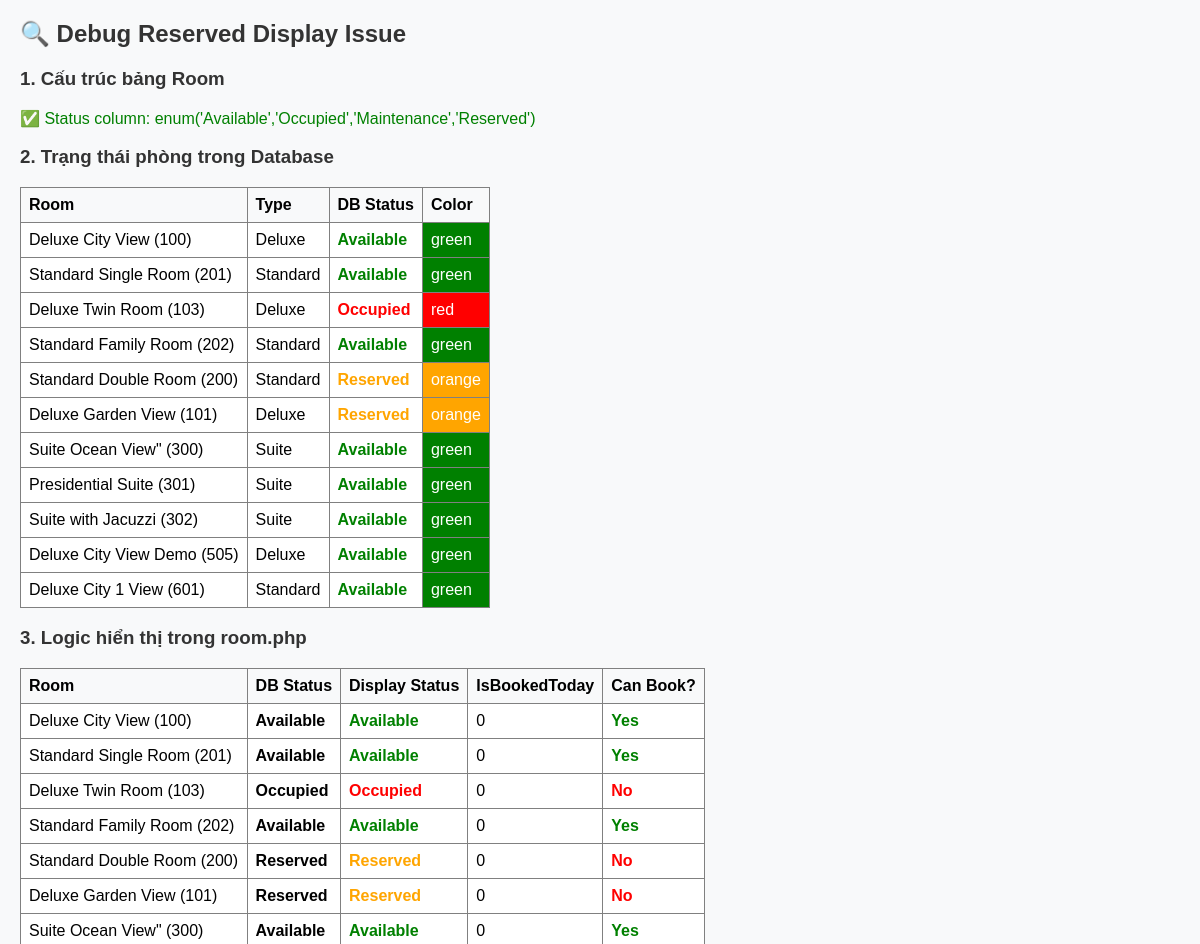
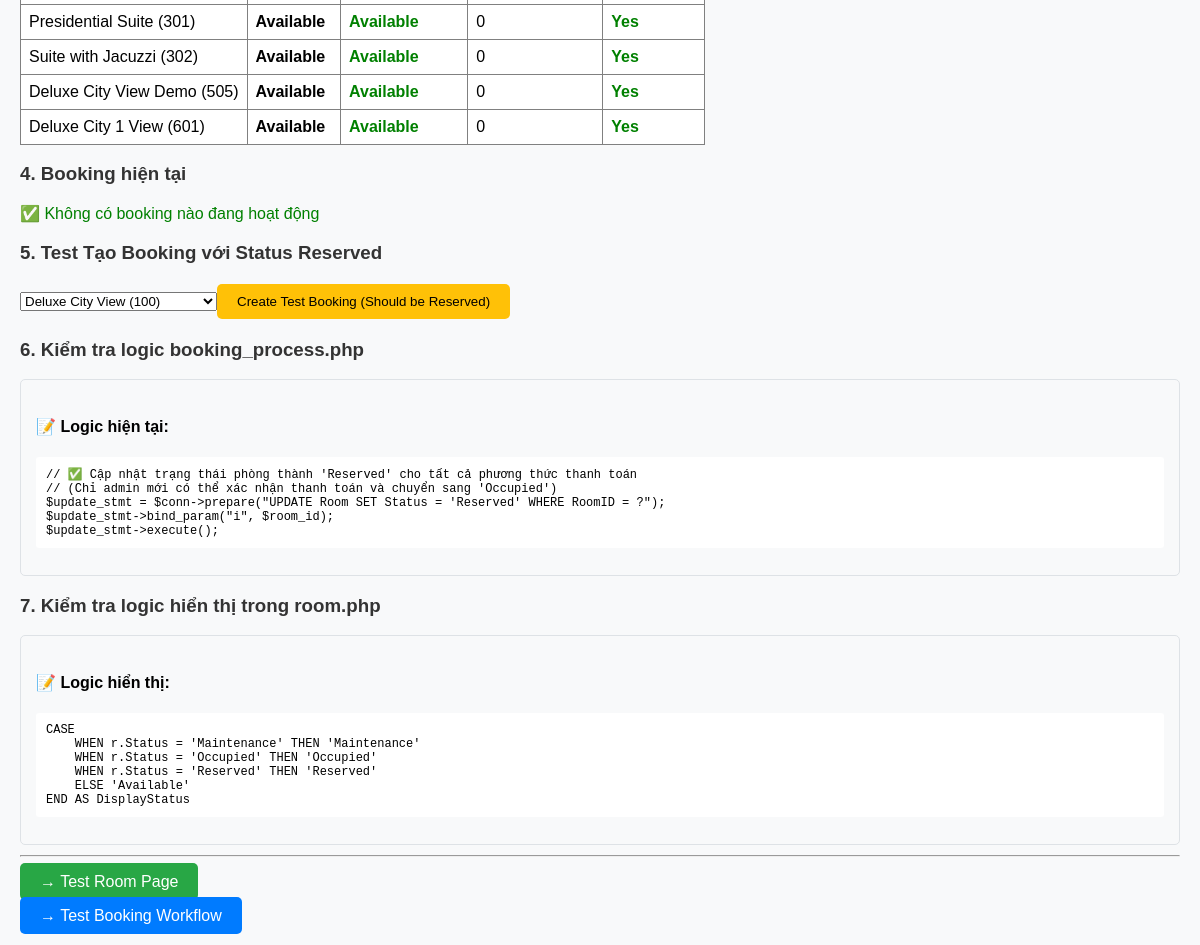
The page /debug/debug_reserved_display.php on the database its author committed (2 pictures, top to bottom).
### tables this page shows
CREATE TABLE `Room` (
  `RoomID` int NOT NULL AUTO_INCREMENT,
  `RoomName` varchar(50) NOT NULL,
  `RoomNumber` varchar(10) NOT NULL,
  `PricePerNight` bigint unsigned DEFAULT NULL,
  `Status` enum('Available','Occupied','Maintenance','Reserved') DEFAULT 'Available',
  `RoomTypeID` int NOT NULL,
  `MaxGuests` int NOT NULL DEFAULT '2',
  `Description` text,
  PRIMARY KEY (`RoomID`),
  UNIQUE KEY `RoomNumber` (`RoomNumber`),
  KEY `idx_room_number` (`RoomNumber`),
  KEY `idx_room_status` (`Status`),
  KEY `idx_room_type` (`RoomTypeID`),
  CONSTRAINT `Room_ibfk_1` FOREIGN KEY (`RoomTypeID`) REFERENCES `RoomType` (`RoomTypeID`) ON DELETE RESTRICT
);

CREATE TABLE `RoomType` (
  `RoomTypeID` int NOT NULL AUTO_INCREMENT,
  `TypeName` varchar(50) NOT NULL,
  PRIMARY KEY (`RoomTypeID`),
  UNIQUE KEY `TypeName` (`TypeName`),
  KEY `idx_roomtype_name` (`TypeName`)
);

### debug/debug_reserved_display.php (the view, shortened to what this page needs)
<?php
require 'config.php';
echo "<h2>🔍 Debug Reserved Display Issue</h2>";
try {
    echo "<h3>1. Cấu trúc bảng Room</h3>";
    $stmt = $pdo->query("DESCRIBE Room");
    $columns = $stmt->fetchAll(PDO::FETCH_ASSOC);
    foreach ($columns as $column) {
        if ($column['Field'] === 'Status') {
            echo "<p style='color: green;'>✅ Status column: {$column['Type']}</p>";
            break;
        }
    }
    echo "<h3>2. Trạng thái phòng trong Database</h3>";
    $sql = "SELECT r.RoomID, r.RoomName, r.RoomNumber, r.Status, rt.TypeName
            FROM Room r
            JOIN RoomType rt ON r.RoomTypeID = rt.RoomTypeID
            ORDER BY r.RoomID";
    $stmt = $pdo->query($sql);
    $rooms = $stmt->fetchAll(PDO::FETCH_ASSOC);
    echo "<table border='1' style='border-collapse: collapse; margin: 10px 0;'>";
    echo "<tr style='background: #f0f0f0;'>";
    echo "<th>Room</th><th>Type</th><th>DB Status</th><th>Color</th>";
    echo "</tr>";
    foreach ($rooms as $room) {
        $statusColor = '';
        switch($room['Status']) {
            case 'Available': $statusColor = 'green'; break;
            case 'Reserved': $statusColor = 'orange'; break;
            case 'Occupied': $statusColor = 'red'; break;
        }
        echo "<tr>";
        echo "<td>{$room['RoomName']} ({$room['RoomNumber']})</td>";
        echo "<td>{$room['TypeName']}</td>";
        echo "<td style='color: $statusColor; font-weight: bold;'>{$room['Status']}</td>";
        echo "<td style='background-color: $statusColor; color: white;'>$statusColor</td>";
        echo "</tr>";
    }
    echo "</table>";
    echo "<h3>3. Logic hiển thị trong room.php</h3>";
    $today = date('Y-m-d');
    $sql = "SELECT r.*, rt.TypeName,
            (
                SELECT ImagePath FROM RoomImage
                WHERE RoomID = r.RoomID LIMIT 1
            ) AS FirstImage,
            (
                SELECT COUNT(*) FROM Reservation res
                WHERE res.RoomID = r.RoomID
                  AND res.CheckInDate <= '$today'
                  AND res.CheckOutDate > '$today'
            ) AS IsBookedToday,
            CASE
                WHEN r.Status = 'Maintenance' THEN 'Maintenance'
                WHEN r.Status = 'Occupied' THEN 'Occupied'
                WHEN r.Status = 'Reserved' THEN 'Reserved'
                ELSE 'Available'
            END AS DisplayStatus
            FROM Room r
            JOIN RoomType rt ON r.RoomTypeID = rt.RoomTypeID
            ORDER BY r.RoomID";
    $stmt = $pdo->query($sql);
    $rooms_display = $stmt->fetchAll(PDO::FETCH_ASSOC);
    echo "<table border='1' style='border-collapse: collapse; margin: 10px 0;'>";
    echo "<tr style='background: #f0f0f0;'>";
    echo "<th>Room</th><th>DB Status</th><th>Display Status</th><th>IsBookedToday</th><th>Can Book?</th>";
    echo "</tr>";
    foreach ($rooms_display as $room) {
        $canBook = ($room['DisplayStatus'] === 'Available') ? 'Yes' : 'No';
        $canBookColor = ($canBook === 'Yes') ? 'green' : 'red';
        $statusColor = '';
        switch($room['DisplayStatus']) {
            case 'Available': $statusColor = 'green'; break;
            case 'Reserved': $statusColor = 'orange'; break;
            case 'Occupied': $statusColor = 'red'; break;
        }
        echo "<tr>";
        echo "<td>{$room['RoomName']} ({$room['RoomNumber']})</td>";
        echo "<td style='font-weight: bold;'>{$room['Status']}</td>";
        echo "<td style='color: $statusColor; font-weight: bold;'>{$room['DisplayStatus']}</td>";
        echo "<td>{$room['IsBookedToday']}</td>";
        echo "<td style='color: $canBookColor; font-weight: bold;'>$canBook</td>";
        echo "</tr>";
    }
    echo "</table>";
    echo "<h3>4. Booking hiện tại</h3>";
    $sql = "SELECT r.ReservationID, r.RoomID, rm.RoomName, r.CheckInDate, r.CheckOutDate,
                   r.ActualCheckOutDate, a.FullName, p.PaymentStatus, rm.Status as RoomStatus
            FROM Reservation r
            JOIN Room rm ON r.RoomID = rm.RoomID
            LEFT JOIN Account a ON r.AccountID = a.AccountID
            LEFT JOIN Payment p ON p.ReservationID = r.ReservationID
            WHERE r.CheckInDate <= CURDATE()
              AND r.CheckOutDate > CURDATE()
              AND r.ActualCheckOutDate IS NULL
            ORDER BY r.CheckInDate";
    $stmt = $pdo->query($sql);
    $active_bookings = $stmt->fetchAll(PDO::FETCH_ASSOC);
    if (empty($active_bookings)) {
        echo "<p style='color: green;'>✅ Không có booking nào đang hoạt động</p>";
    }
    echo "<h3>5. Test Tạo Booking với Status Reserved</h3>";
    $available_rooms = array_filter($rooms, function($room) {
        return $room['Status'] === 'Available';
    });
    if (!empty($available_rooms)) {
        echo "<form method='post'>";
        echo "<select name='test_room_id'>";
        foreach ($available_rooms as $room) {
            echo "<option value='{$room['RoomID']}'>{$room['RoomName']} ({$room['RoomNumber']})</option>";
        }
        echo "</select>";
        echo "<button type='submit' name='create_test_booking' style='background: #ffc107; color: black; border: none; padding: 10px 20px; border-radius: 5px;'>";
        echo "Create Test Booking (Should be Reserved)";
        echo "</button>";
        echo "</form>";
    } else {
        echo "<p style='color: orange;'>⚠️ Không có phòng Available để test</p>";
    }
    echo "<h3>6. Kiểm tra logic booking_process.php</h3>";
    echo "<div style='background: #f8f9fa; border: 1px solid #dee2e6; border-radius: 5px; padding: 15px; margin: 10px 0;'>";
    echo "<h4>📝 Logic hiện tại:</h4>";
    echo "<pre style='background: white; padding: 10px; border-radius: 3px;'>";
    echo "// ✅ Cập nhật trạng thái phòng thành 'Reserved' cho tất cả phương thức thanh toán\n";
    echo "// (Chỉ admin mới có thể xác nhận thanh toán và chuyển sang 'Occupied')\n";
    echo "\$update_stmt = \$conn->prepare(\"UPDATE Room SET Status = 'Reserved' WHERE RoomID = ?\");\n";
    echo "\$update_stmt->bind_param(\"i\", \$room_id);\n";
    echo "\$update_stmt->execute();";
    echo "</pre>";
    echo "</div>";
    echo "<h3>7. Kiểm tra logic hiển thị trong room.php</h3>";
    echo "<div style='background: #f8f9fa; border: 1px solid #dee2e6; border-radius: 5px; padding: 15px; margin: 10px 0;'>";
    echo "<h4>📝 Logic hiển thị:</h4>";
    echo "<pre style='background: white; padding: 10px; border-radius: 3px;'>";
    echo "CASE \n";
    echo "    WHEN r.Status = 'Maintenance' THEN 'Maintenance'\n";
    echo "    WHEN r.Status = 'Occupied' THEN 'Occupied'\n";
    echo "    WHEN r.Status = 'Reserved' THEN 'Reserved'\n";
    echo "    ELSE 'Available'\n";
    echo "END AS DisplayStatus";
    echo "</pre>";
    echo "</div>";
    echo "<hr>";
    echo "<p><a href='room.php' style='background: #28a745; color: white; padding: 10px 20px; text-decoration: none; border-radius: 5px;'>→ Test Room Page</a></p>";
    echo "<p><a href='test_booking_workflow.php' style='background: #007bff; color: white; padding: 10px 20px; text-decoration: none; border-radius: 5px;'>→ Test Booking Workflow</a></p>";
} catch (Exception $e) {
    echo "<div style='background: #f8d7da; border: 1px solid #f5c6cb; border-radius: 5px; padding: 15px; margin: 10px 0;'>";
    echo "<h4>❌ Error</h4>";
    echo "<p>" . $e->getMessage() . "</p>";
    echo "</div>";
}
?>

### debug/debug_reserved_display.php (style rules this page uses)
h2, h3 { color: #333; }
table { background: white; border-radius: 5px; }
th { background: #f8f9fa !important; }
td, th { padding: 8px; text-align: left; }
form { margin: 20px 0; }
button { cursor: pointer; }
pre { font-family: 'Courier New', monospace; font-size: 12px; }

### rows shown on the page
room: RoomName "Deluxe City View", RoomNumber "100", RoomTypeID.TypeName "Deluxe", Status "Available", Status "green", DisplayStatus "Available", IsBookedToday "0", canBook "Yes"
room: RoomName "Standard Single Room", RoomNumber "201", RoomTypeID.TypeName "Standard", Status "Available", Status "green", DisplayStatus "Available", IsBookedToday "0", canBook "Yes"
room: RoomName "Deluxe Twin Room", RoomNumber "103", RoomTypeID.TypeName "Deluxe", Status "Occupied", Status "red", DisplayStatus "Occupied", IsBookedToday "0", canBook "No"
room: RoomName "Standard Family Room", RoomNumber "202", RoomTypeID.TypeName "Standard", Status "Available", Status "green", DisplayStatus "Available", IsBookedToday "0", canBook "Yes"
room: RoomName "Standard Double Room", RoomNumber "200", RoomTypeID.TypeName "Standard", Status "Reserved", Status "orange", DisplayStatus "Reserved", IsBookedToday "0", canBook "No"
room: RoomName "Deluxe Garden View", RoomNumber "101", RoomTypeID.TypeName "Deluxe", Status "Reserved", Status "orange", DisplayStatus "Reserved", IsBookedToday "0", canBook "No"
room: RoomName "Suite Ocean View\"", RoomNumber "300", RoomTypeID.TypeName "Suite", Status "Available", Status "green", DisplayStatus "Available", IsBookedToday "0", canBook "Yes"
room: RoomName "Presidential Suite", RoomNumber "301", RoomTypeID.TypeName "Suite", Status "Available", Status "green", DisplayStatus "Available", IsBookedToday "0", canBook "Yes"
room: RoomName "Suite with Jacuzzi", RoomNumber "302", RoomTypeID.TypeName "Suite", Status "Available", Status "green", DisplayStatus "Available", IsBookedToday "0", canBook "Yes"
room: RoomName "Deluxe City View Demo", RoomNumber "505", RoomTypeID.TypeName "Deluxe", Status "Available", Status "green", DisplayStatus "Available", IsBookedToday "0", canBook "Yes"
room: RoomName "Deluxe City 1 View", RoomNumber "601", RoomTypeID.TypeName "Standard", Status "Available", Status "green", DisplayStatus "Available", IsBookedToday "0", canBook "Yes"

### other values the page prints
$column['Type'] "enum('Available','Occupied','Maintenance','Reserved')"
form field test_room_id "Deluxe City View (100)"
